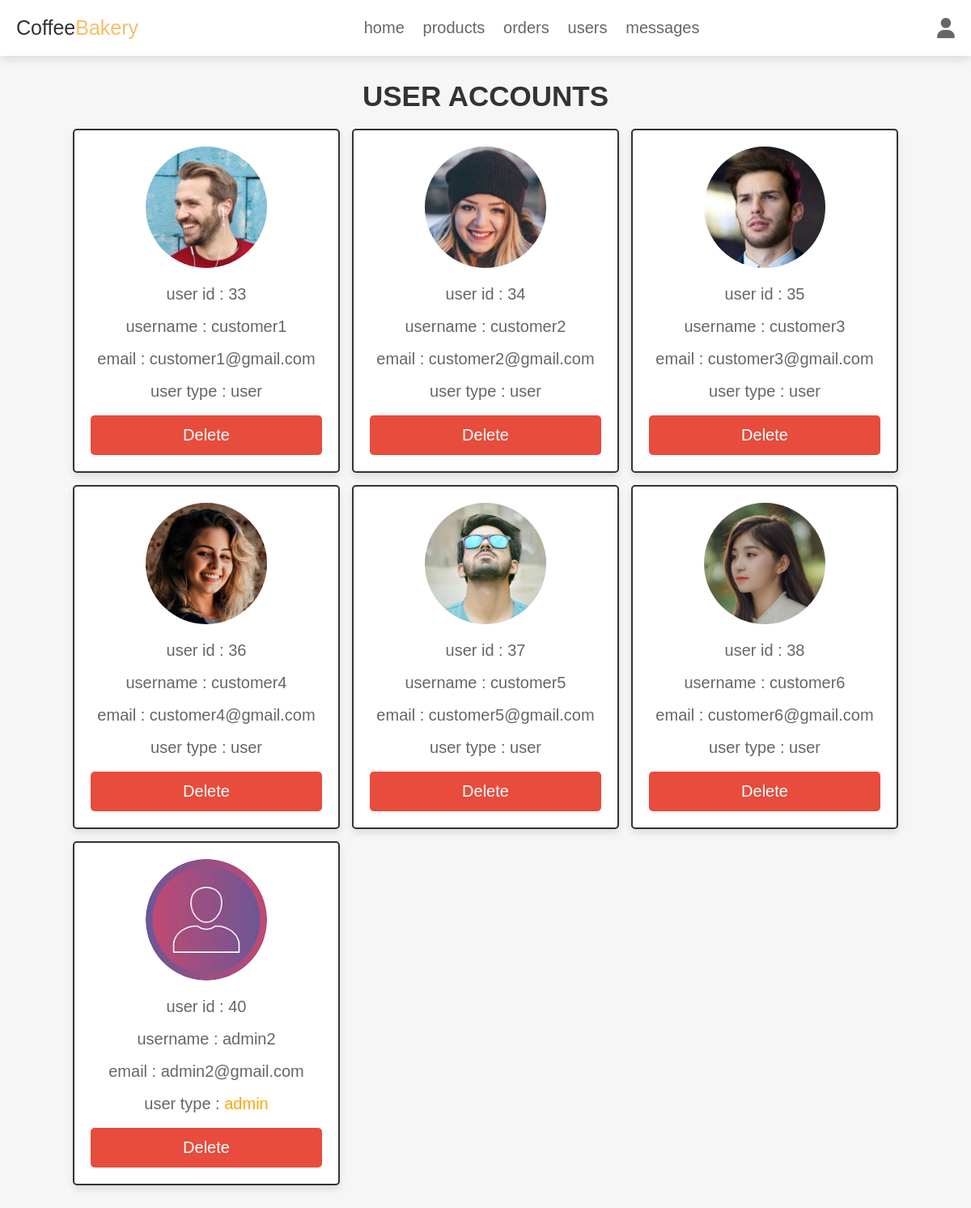
Page /admin_users.php (signed in) on the committed database.
### tables this page shows
CREATE TABLE `users` (
  `id` int(100) NOT NULL,
  `name` varchar(100) NOT NULL,
  `email` varchar(100) NOT NULL,
  `password` varchar(100) NOT NULL,
  `user_type` varchar(20) NOT NULL DEFAULT 'user',
  `image` varchar(100) NOT NULL
);

### admin_users.php (the view, shortened to what this page needs)
<?php
@include 'config.php';
$admin_id = $_SESSION['admin_id'];
?>
<!DOCTYPE html>
<html lang="en">
<head>
   <link rel="stylesheet" href="https://cdnjs.cloudflare.com/ajax/libs/font-awesome/6.1.1/css/all.min.css">
   <link rel="stylesheet" href="css/admin_style.css">
</head>
<body>
<?php include 'admin_header.php'; ?>
<section class="user-accounts">
   <h1 class="title">user accounts</h1>
   <div class="box-container">
      <?php
         $select_users = $conn->prepare("SELECT * FROM `users`");
         $select_users->execute();
         while($fetch_users = $select_users->fetch(PDO::FETCH_ASSOC)){
      ?>
      <div class="box" style="<?php if($fetch_users['id'] == $admin_id){ echo 'display:none'; }; ?>">
         <img src="uploaded_img/<?= $fetch_users['image']; ?>" alt="">
         <p> user id : <span><?= $fetch_users['id']; ?></span></p>
         <p> username : <span><?= $fetch_users['name']; ?></span></p>
         <p> email : <span><?= $fetch_users['email']; ?></span></p>
         <p> user type : <span style=" color:<?php if($fetch_users['user_type'] == 'admin'){ echo 'orange'; }; ?>"><?= $fetch_users['user_type']; ?></span></p>
         <a href="admin_users.php?delete=<?= $fetch_users['id']; ?>" onclick="return confirm('delete this user?');" class="delete-btn">delete</a>
      </div>
      <?php
      }
      ?>
   </div>
</section>
</body>
</html>

### css/admin_style.css (style rules this page uses)
.user-accounts .box-container { display: grid; grid-template-columns: repeat(auto-fit, 33rem); gap:1.5rem; align-items: flex-start; justify-content:center; }
.user-accounts .box-container .box { border:var(--border); box-shadow: var(--box-shadow); background-color: var(--white); border-radius: .5rem; padding:2rem; text-align: center; }
.user-accounts .box-container .box img { height: 15rem; width: 15rem; border-radius: 50%; object-fit: cover; margin-bottom: 1rem; }
.user-accounts .box-container .box p { line-height: 1.5; padding:.5rem 0; font-size: 2rem; color:var(--light-color); }
.user-accounts .box-container .box p span { color:var(--green); }

### css/components.css (style rules this page uses)
:root { ---green: rgb(247, 190, 105); --orange:#f39c12; --red:#e74c3c; --black:#333; --light-color:#666; --white:#fff; --light-bg:#f6f6f6; --border:.2rem solid var(--black); --box-shadow:0 .5rem 1rem rgba(0,0,0,.1); }
* { font-family: 'Rubik', sans-serif; margin:0; padding:0; box-sizing: border-box; outline: none; border:none; text-decoration: none; color:var(--black); }
body { background-color: var(--light-bg); }
html { font-size: 62.5%; overflow-x: hidden; scroll-behavior: smooth; scroll-padding-top: 6.5rem; }
section { padding:3rem 2rem; max-width: 1200px; margin:0 auto; }
.btn, .delete-btn, .option-btn { display: block; width: 100%; margin-top: 1rem; border-radius: .5rem; color:var(--white); font-size: 2rem; padding:1.3rem 3rem; text-transform: capitalize; cursor: pointer; text-align: center; }
.delete-btn { background-color: var(--red); }
.title { text-align: center; margin-bottom: 2rem; text-transform: uppercase; color:var(--black); font-size: 3.5rem; }

### rows in the picture
users: image (picture), id "33", name "customer1", email "customer1@gmail.com", user_type "user"
users: image (picture), id "34", name "customer2", email "customer2@gmail.com", user_type "user"
users: image (picture), id "35", name "customer3", email "customer3@gmail.com", user_type "user"
users: image (picture), id "36", name "customer4", email "customer4@gmail.com", user_type "user"
users: image (picture), id "37", name "customer5", email "customer5@gmail.com", user_type "user"
users: image (picture), id "38", name "customer6", email "customer6@gmail.com", user_type "user"
users: image (picture), id "40", name "admin2", email "admin2@gmail.com", user_type "admin"
